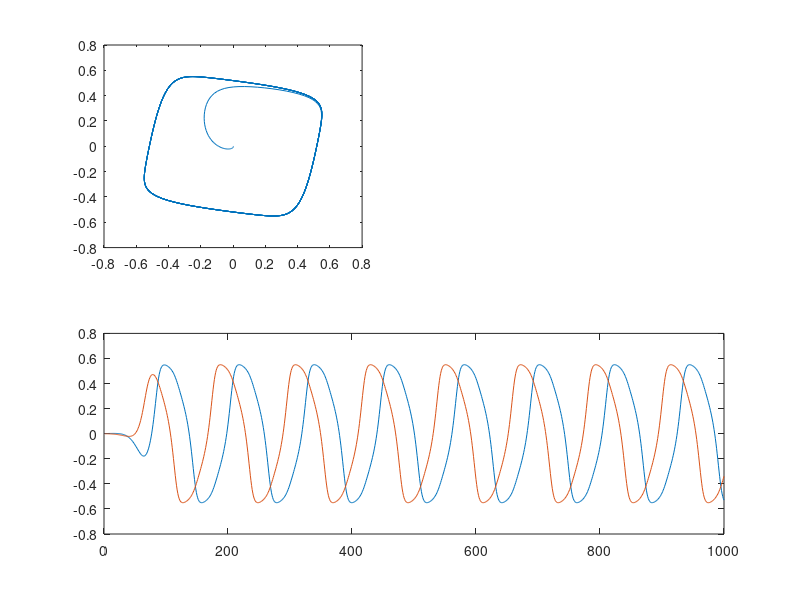

Recreate this plot in MATLAB.
# SO(2) network, testing implementation
# written by Matthias Kubisch
# March 5th 2019
# kubisch@informatik.hu-berlin.de
#
# The theoretical basis can be found in this paper:
# 'SO(2)-Networks as Neural Oscillators' by Pasemann, Hild and Zahedi


phi = pi/50.0;  # pi/10 .. pi/50

k = (1.0 + 1.5*phi); # 1 + 1pi ... 1 + 2pi

s = cos(phi) * k;
r = sin(phi) * k;

W = [s,r; -r,s]; # weight matrix

x = [.001; .0] # initialized state vector

N = 1000; # max time steps
X = zeros(2,N); # container for plotting
T = [1:N]; # time

for n = T
  x = tanh(W*x);
  X(:,n) = x;
end

subplot(221);
plot(X(1,:),X(2,:));

subplot(212);
plot(T,X);
